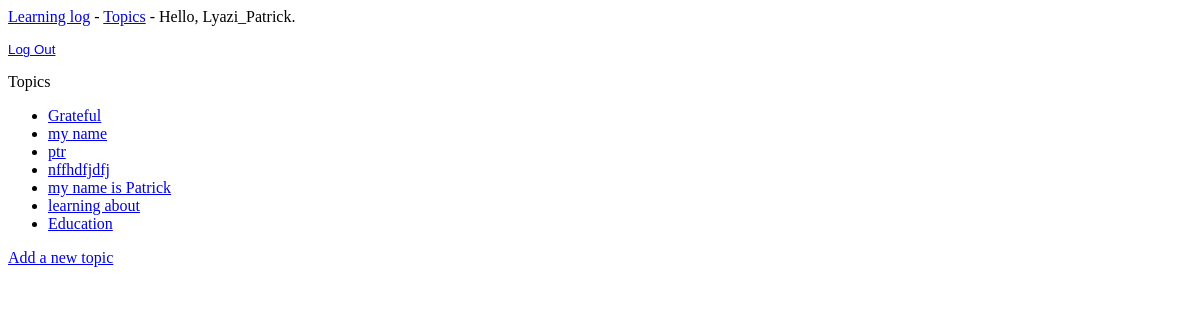
Page /topics/ (signed in) on the earlier database version.
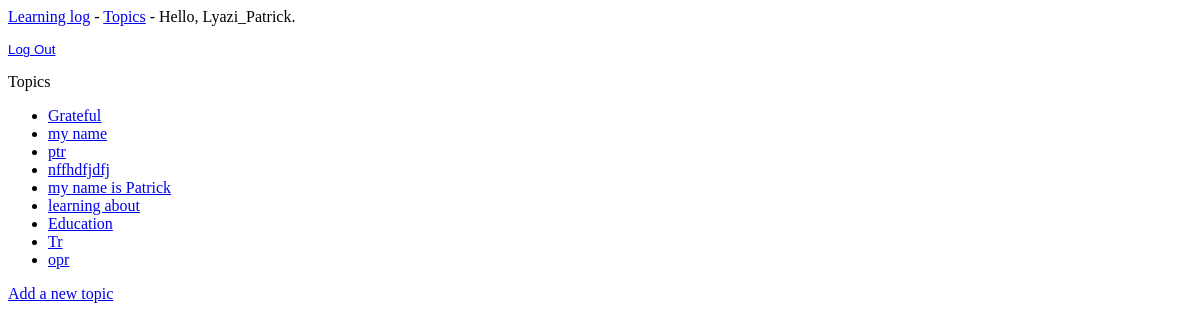
Same page on the later database version.
### learning_logs/models.py (models this page shows)
class Topic(models.Model):
    text = models.CharField(max_length=200)#attr CharField is made up of characters or texts
    date_added = models.DateTimeField(auto_now_add=True)#sets date to current time
    owner = models.ForeignKey(User, on_delete=models.CASCADE)
    def __str__(self):#returns a string stored in the text attribute
        return self.text

### learning_logs/views.py (the view)
# urls.py: path('topics/',views.topics, name='topics'),
@login_required
def topics(request):
    topics = Topic.objects.order_by('date_added')
    context = {'topics':topics}
    return render(request,'learning_logs/topics.html',context)

### learning_logs/templates/learning_logs/topics.html
{% extends "learning_logs/base.html" %}
{% block content %}
<p>Topics</p>
<ul>
    {% for topic in topics %}
    <li><a href="{% url 'learning_logs:topic' topic.id %}">{{ topic }}</a></li>
    {% empty %}
    <li>No topics have been added Yet.</li>
    {% endfor %}
</ul>
<a href="{% url 'learning_logs:new_topic' %}">Add a new topic</a>
{% endblock content %}

Differences in the rows shown:
added Topic: text "Tr"
added Topic: text "opr"
